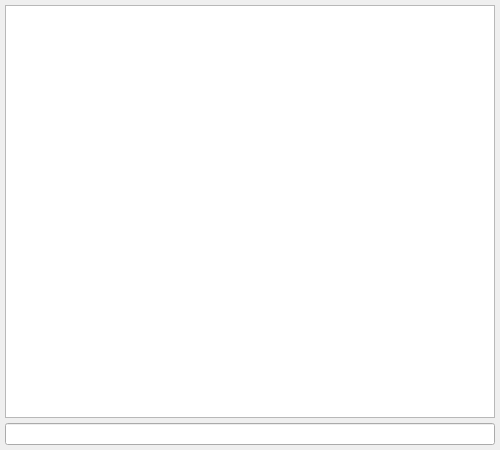
<?xml version="1.0" encoding="UTF-8"?>
<ui version="4.0">
 <class>Dialog</class>
 <widget class="QDialog" name="Dialog">
  <property name="geometry">
   <rect>
    <x>0</x>
    <y>0</y>
    <width>500</width>
    <height>450</height>
   </rect>
  </property>
  <property name="windowTitle">
   <string>Dialog</string>
  </property>
  <layout class="QVBoxLayout" name="verticalLayout">
   <property name="spacing">
    <number>5</number>
   </property>
   <property name="leftMargin">
    <number>5</number>
   </property>
   <property name="topMargin">
    <number>5</number>
   </property>
   <property name="rightMargin">
    <number>5</number>
   </property>
   <property name="bottomMargin">
    <number>5</number>
   </property>
   <item>
    <widget class="QTableView" name="tableView"/>
   </item>
   <item>
    <widget class="QLineEdit" name="searchBar">
     <property name="sizePolicy">
      <sizepolicy hsizetype="Expanding" vsizetype="Fixed">
       <horstretch>2</horstretch>
       <verstretch>0</verstretch>
      </sizepolicy>
     </property>
    </widget>
   </item>
  </layout>
 </widget>
 <layoutdefault spacing="6" margin="11"/>
 <resources/>
 <connections/>
</ui>
